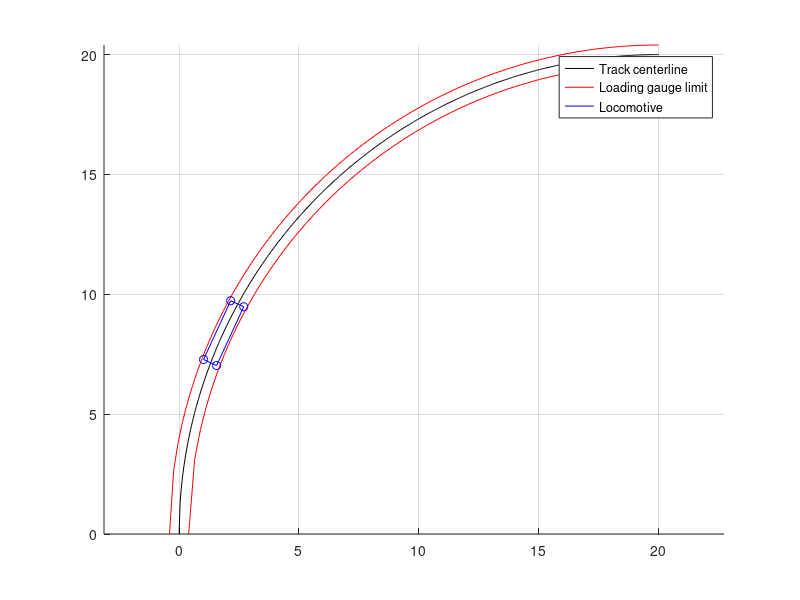

MATLAB code for this plot:
% Clear workspace variables, console and existing inputs
clc, clear all, clear vars


% Track characteristics variables

% Minimum track curvature radius
radius = 20
% Loading gauge width
load_gauge = 0.8

% Locomotive dimensions variables

% Locomotive length
loco_length = 2.7
% Locomotive width
loco_width = .6
% Distance between bogies (pivot)
bogie_dist = 1.6


% Calculate track
x_track = linspace(0, radius, 500);
x_outer = linspace(-load_gauge/2, radius, 120);
x_inner = linspace(load_gauge/2, radius, 80);

y_track = sqrt(radius^2 - (x_track-radius).^2);
y_outer = sqrt((radius+(load_gauge/2))^2 - (x_outer-radius).^2);
y_inner = sqrt((radius-(load_gauge/2))^2 - (x_inner-radius).^2);


% Calculate locomotive position

alpha = acos(-(bogie_dist^2/(2*radius^2)) + 1)
pivot_back = [0, 0];
pivot_front = [radius - radius*cos(alpha), radius*sin(alpha)];
% Locomotive "roll" - angle relative to track tagent
theta = atan(pivot_front(2)/pivot_front(1))

% Calculate rotation matrix (clockwise)
rotation_mat = [cos(-theta), sin(-theta); -sin(-theta), cos(-theta)];

% Locomotive position matrix (each corner corresponds to a column)
% Locomotive corners are mentioned counter-clockwise with the first one
% being the bottom left corner (locomotive end)
locomotive_pos = [-(loco_length-bogie_dist)/2, -(loco_length-bogie_dist)/2, bogie_dist+(loco_length-bogie_dist)/2, bogie_dist+(loco_length-bogie_dist)/2;
                  -loco_width/2, loco_width/2, loco_width/2, -loco_width/2];

% Rotate local coordinates to global coordinates
locomotive_pos = rotation_mat*locomotive_pos;


% Giving the locomotive an "advance" for better visualisation of the results
% Since the slope of the intial portion is high its resolution is bad
gamma = pi/8;
advance = [radius*(1-cos(gamma)); radius*sin(gamma)];
advance_rotation = [cos(gamma), sin(gamma); -sin(gamma), cos(gamma)];

locomotive_pos = advance_rotation*locomotive_pos;
locomotive_pos(1, :) = locomotive_pos(1, :) + advance(1);
locomotive_pos(2, :) = locomotive_pos(2, :) + advance(2);


% Plot track loading gauge position and locomotive ocupation

% Plot settings: grid lines and constant ratio between x-axis and y-axis
grid on
hold on
axis equal
hold on

% Track
plot(x_track, y_track, 'black', 'DisplayName', 'Track centerline');
hold on
plot(x_outer, y_outer, 'red', 'DisplayName', 'Loading gauge limit');
hold on
plot(x_inner, y_inner, 'red', 'HandleVisibility', 'off');
hold on

% Locomotive corners and walls
plot([locomotive_pos(1,1), locomotive_pos(1,2)], [locomotive_pos(2,1), locomotive_pos(2,2)], 'b-', 'DisplayName', 'Locomotive');
hold on
plot([locomotive_pos(1,2), locomotive_pos(1,3)], [locomotive_pos(2,2), locomotive_pos(2,3)], 'b-', 'HandleVisibility', 'off');
hold on
plot([locomotive_pos(1,3), locomotive_pos(1,4)], [locomotive_pos(2,3), locomotive_pos(2,4)], 'b-', 'HandleVisibility', 'off');
hold on
plot([locomotive_pos(1,4), locomotive_pos(1,1)], [locomotive_pos(2,4), locomotive_pos(2,1)], 'b-', 'HandleVisibility', 'off');
hold on

% Calculate corner (and therefore locomotive) interferences with loading
% guage limit

% Corner 1
if norm(norm([radius; 0]-locomotive_pos(:, 1))) <= radius - (load_gauge/2) || norm(norm([radius; 0]-locomotive_pos(:, 1))) >= radius + (load_gauge/2)
    plot(locomotive_pos(1, 1), locomotive_pos(2, 1), 'ro', 'HandleVisibility', 'off');
    hold on
else
    plot(locomotive_pos(1, 1), locomotive_pos(2, 1), 'bo', 'HandleVisibility', 'off');
    hold on
end

% Corner 2
if norm(norm([radius; 0]-locomotive_pos(:, 2))) <= radius - (load_gauge/2) || norm(norm([radius; 0]-locomotive_pos(:, 2))) >= radius + (load_gauge/2)
    plot(locomotive_pos(1, 2), locomotive_pos(2, 2), 'ro', 'HandleVisibility', 'off');
    hold on
else
    plot(locomotive_pos(1, 2), locomotive_pos(2, 2), 'bo', 'HandleVisibility', 'off');
    hold on
end

% Corner 3
if norm(norm([radius; 0]-locomotive_pos(:, 3))) <= radius - (load_gauge/2) || norm(norm([radius; 0]-locomotive_pos(:, 3))) >= radius + (load_gauge/2)
    plot(locomotive_pos(1, 3), locomotive_pos(2, 3), 'ro', 'HandleVisibility', 'off');
    hold on
else
    plot(locomotive_pos(1, 3), locomotive_pos(2, 3), 'bo', 'HandleVisibility', 'off');
    hold on
end

% Corner 4
if norm(norm([radius; 0]-locomotive_pos(:, 4))) <= radius - (load_gauge/2) || norm(norm([radius; 0]-locomotive_pos(:, 4))) >= radius + (load_gauge/2)
    plot(locomotive_pos(1, 4), locomotive_pos(2, 4), 'ro', 'HandleVisibility', 'off');
    hold on
else
    plot(locomotive_pos(1, 4), locomotive_pos(2, 4), 'bo', 'HandleVisibility', 'off');
    hold on
end


% Show legend
legend();

